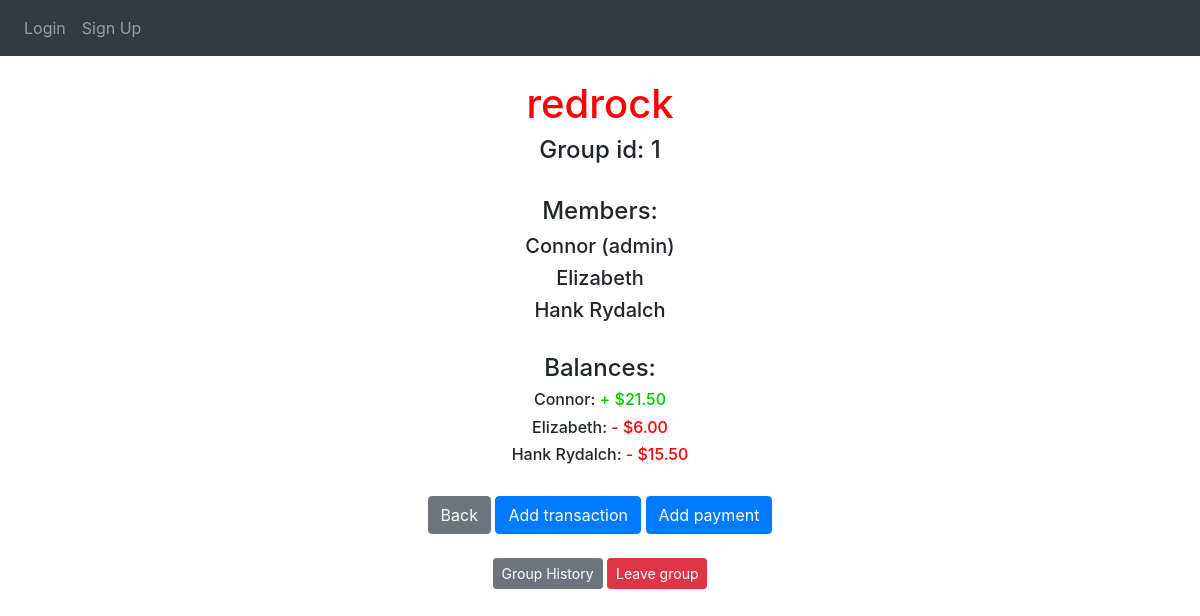
/mygroup?groupID=1, run on an earlier commit of the app's database.
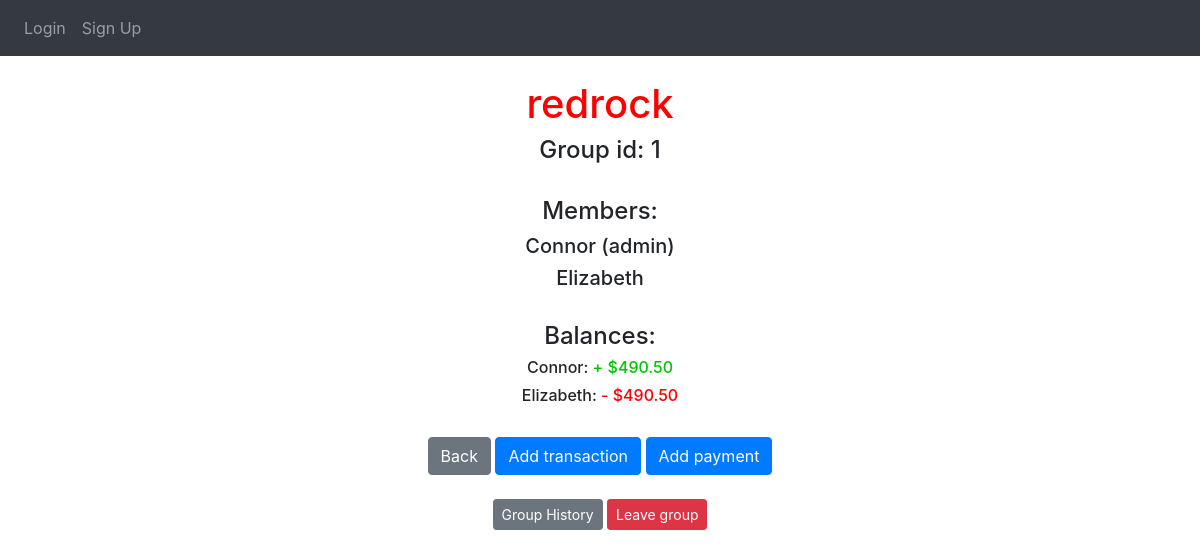
And on a later commit of the database.
### website/models.py (models this page shows, shortened)
class Group(db.Model):
    id = db.Column(db.Integer, primary_key=True)
    admin_id = db.Column(db.Integer)
    group_name = db.Column(db.String(30), nullable=False)
    date_created = db.Column(db.DateTime(timezone=True), default=func.now())
    transactions = db.relationship('Transaction')
    payments = db.relationship('Payment')
    def calculate_debts(self, member):
        total_paid = 0
        total_borrowed = 0
        for transaction in self.transactions:
            if transaction.payer_id == member.id:
                total_paid += transaction.amount
            if member in transaction.members_included:
                total_borrowed += (transaction.amount / len(transaction.members_included))
        overall = total_paid - total_borrowed
        for payment in self.payments:
            if payment.payer_id == member.id:
                overall += payment.amount
            if payment.recipient_id == member.id:
                overall -= payment.amount
        overall = round(overall, 2)
        return_list = [overall]
        if overall == 0:
            return_list.append(0)
        elif overall < 0:
            return_list.append(-1)
        elif overall > 0:
            return_list.append(1)
        return_list[0] = "{:,.2f}".format(abs(overall))
        return return_list

class User(db.Model, UserMixin):
    id = db.Column(db.Integer, primary_key=True)
    username = db.Column(db.String(200), nullable=False)
    email = db.Column(db.String(150), unique=True)
    password = db.Column(db.String(150))
    date_created = db.Column(db.DateTime(timezone=True), default=func.now())
    groups = db.relationship('Group', secondary=group_member, backref="members")
    transactions = db.relationship('Transaction', secondary=user_transaction, backref="members_included")

class Transaction(db.Model):
    id = db.Column(db.Integer, primary_key=True)
    group_id = db.Column(db.Integer, db.ForeignKey('group.id'))
    payer_id = db.Column(db.Integer, nullable=False)
    creator_id = db.Column(db.Integer, nullable=False)
    amount = db.Column(db.Numeric(10, 2), nullable=False)
    description = db.Column(db.String(300), nullable=False)
    date_created = db.Column(db.DateTime(timezone=True), default=func.now())

### website/views.py (the view)
@views.route('mygroup', methods=["GET"])
def show_group():
    if request.method == "GET":
        group_id = request.args['groupID']
        group = Group.query.filter_by(id=group_id).first()
        return render_template("group.html", user=current_user, group=group)

### website/templates/group.html (shortened to what this page needs)
{% extends "base.html" %} {% block title %}Home{% endblock %} {% block content %}
<div class="container" align="center">
  <br><h1 align="center"><span style="color: red;">{{ group.group_name }}</span></h1>
  <h4>Group id: {{ group.id }}</h4><br>
  <h4>Members:</h4>
  {% for member in group.members %}
    {% if member.id == group.admin_id %}
      <h5>{{ member.username }} (admin)</h5>
    {% else %}
      <h5>{{ member.username }}</h5>
    {% endif %}
  {% endfor %}<br>
  <h4>Balances:</h4>
  {% for member in group.members %}
    {% if group.calculate_debts(member)[1] == 1 %}
      <h6>{{member.username}}: <span style="color: rgb(0, 197, 0);">+ ${{ group.calculate_debts(member)[0] }}</span></h6>
    {% endif %}
    {% if group.calculate_debts(member)[1] == -1 %}
      <h6>{{member.username}}: <span style="color: red;">- ${{ group.calculate_debts(member)[0] }}</span></h6>
    {% endif %}
  {% endfor %}<br>
  <a class="btn btn-secondary" href="/" role="button">Back</a>
  <a class="btn btn-primary" href="/add-transaction?groupID={{ group.id }}" role="button">Add transaction</a>
  <a class="btn btn-primary" href="/add-payment?groupID={{ group.id }}" role="button">Add payment</a><br><br>
  <a class="btn btn-secondary btn-sm" href="/see-transactions?groupID={{ group.id }}" role="button">Group History</a>
  <a class="btn btn-danger btn-sm" href="/leave-group?memberID={{ user.id }}&groupID={{ group.id }}" role="button">Leave group</a>
</div>
{% endblock %}

### website/templates/base.html (shortened to what this page needs)
<!DOCTYPE html>
<html>
  <head>
    <link
      rel="stylesheet"
      href="https://stackpath.bootstrapcdn.com/bootstrap/4.4.1/css/bootstrap.min.css"
    />
    <link
      rel="stylesheet"
      href="https://stackpath.bootstrapcdn.com/font-awesome/4.7.0/css/font-awesome.min.css"
    />
  </head>
  <body>
    <nav class="navbar navbar-expand-lg navbar-dark bg-dark">
      <div class="collapse navbar-collapse" id="navbar">
        <div class="navbar-nav">
          {% if user.is_authenticated %}
          <a class="nav-item nav-link" id="home" href="/">Home</a>
          <a class="nav-item nav-link" id="logout" href="/logout">Logout</a>
          {% else %}
          <a class="nav-item nav-link" id="login" href="/login">Login</a>
          <a class="nav-item nav-link" id="signUp" href="/sign-up">Sign Up</a>
          {% endif %}
        </div>
      </div>
    </nav>
    <div class="container">{% block content %} {% endblock %}</div>
  </body>
</html>

What changed in the data, as far as the page shows it:
removed User: username "Hank Rydalch"
no longer on this page (row edited): Transaction: amount.amount "21.50", amount "15.50"
removed Transaction: amount "6.00"
added Transaction: amount.amount "490.50", amount "490.50"
